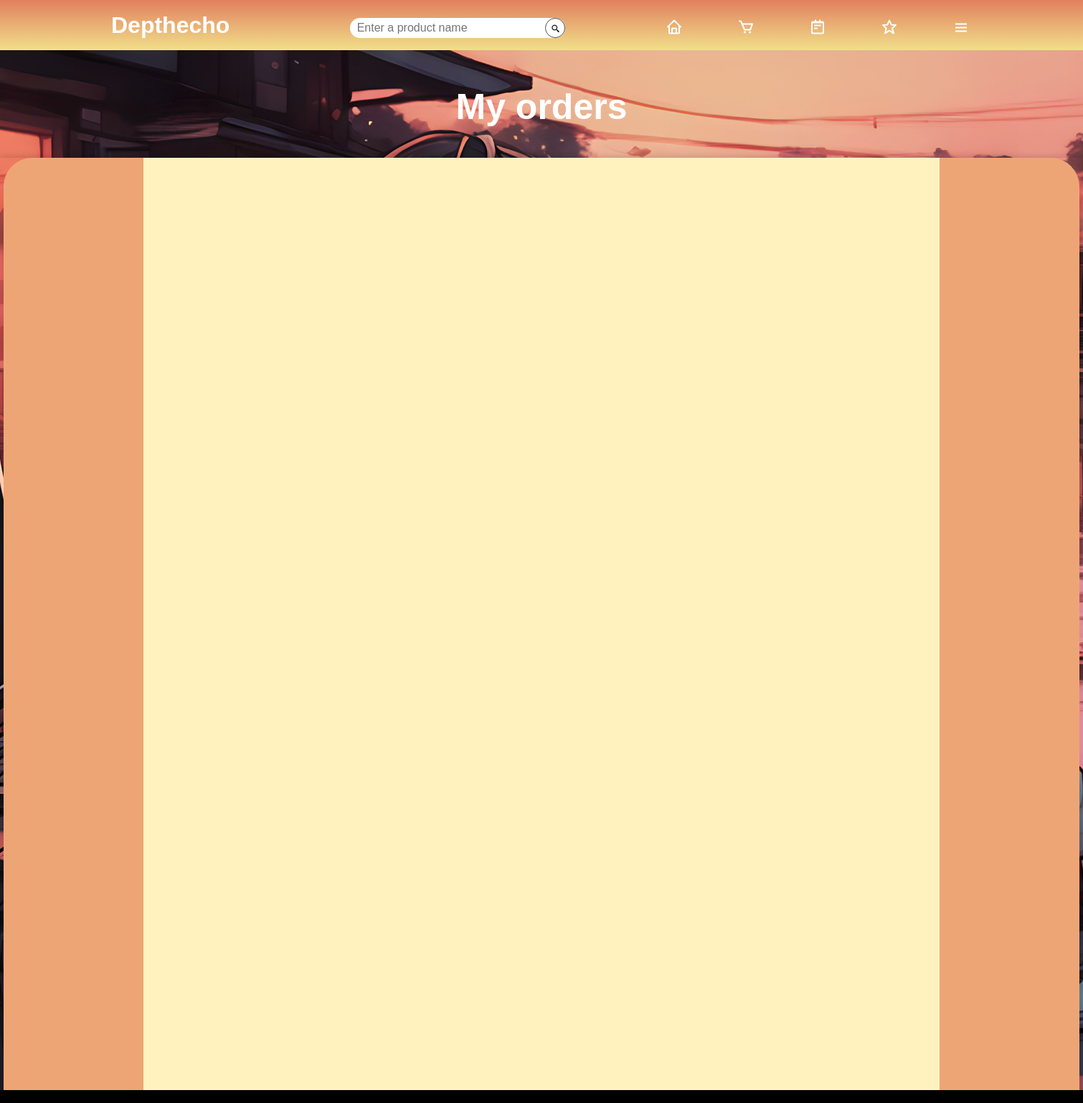
Page /orders/ (signed in) on the earlier database version.
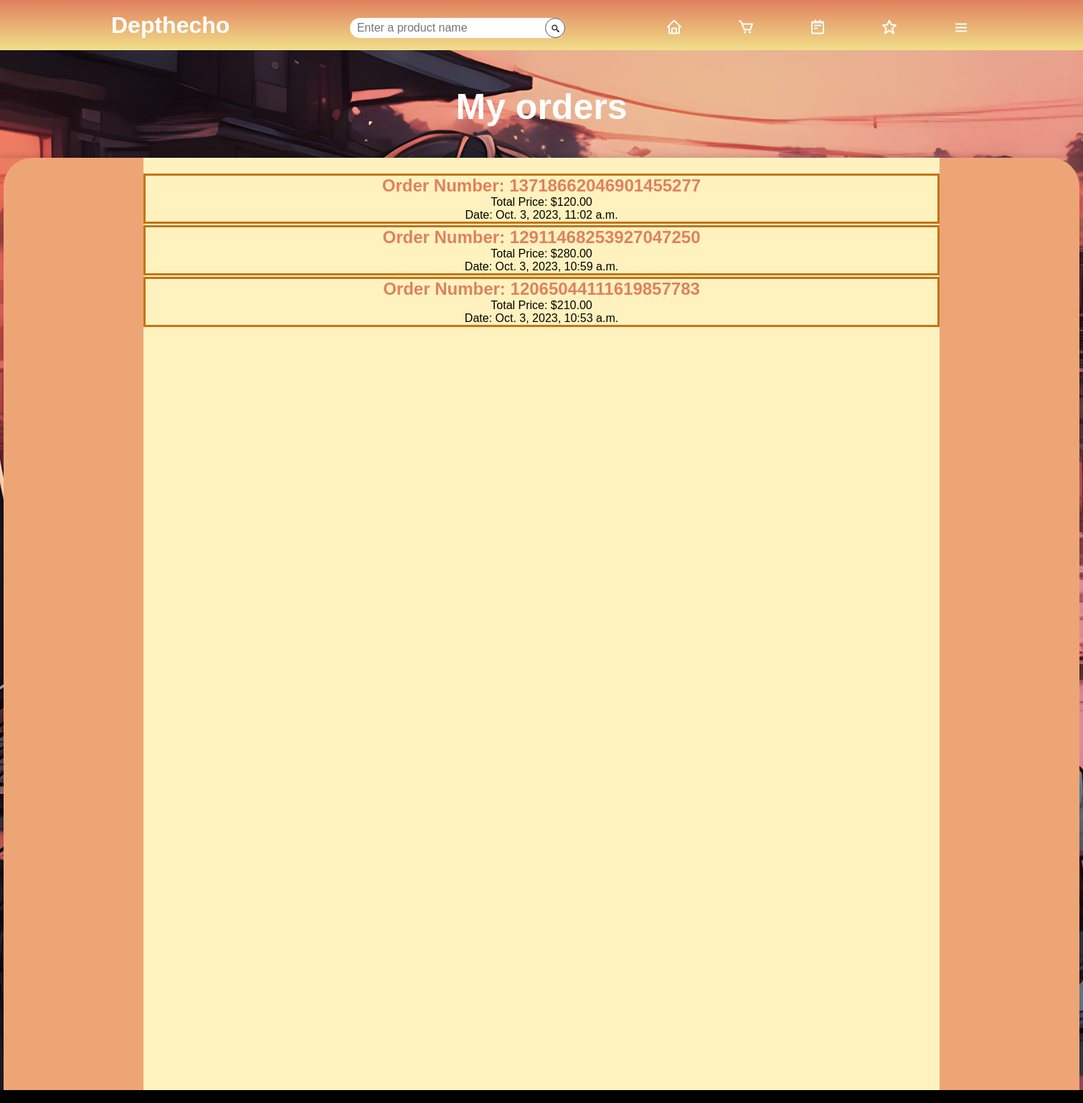
Same page on the later database version.
### orders/models.py (models this page shows, shortened)
class Order(models.Model):
    user = models.ForeignKey(CustomUser, on_delete=models.CASCADE)
    order_number = models.CharField(max_length=100, unique=True, default=generate_order_number)
    total_price = models.DecimalField(max_digits=10, decimal_places=2)
    order_date = models.DateTimeField(auto_now_add=True)
    products = models.ManyToManyField(Product)

### orders/views.py (the view)
# urls.py: path('orders/', views.orders_page, name='orders'),
@login_required(login_url='login-page')
def orders_page(request):
    orders = Order.objects.order_by('-order_date')
    user = request.user
    try:
        profile = UserProfile.objects.get(user=user)
    except UserProfile.DoesNotExist:
        profile = None
    context = {
        'profile': profile,
        'orders': orders,
    }
    return render(request, 'orders/orders_page.html', context)

### orders/templates/orders/orders_page.html (shortened to what this page needs)
{% extends 'mainpage/base.html' %}
{% load static %}
{% load cart_tags %}
{% block content %}
{% include 'mainpage/main_header.html' %}
<div class="orders-page-body">
    <div class="empty-space">
        <h1 class="store-header">
            My orders
        </h1>
    </div>
    <section class="orders-page-main">
        <div class="orders-page-content">
            <div class="orders-page-container{% if orders|length < 9 %} height-1300{% endif %}">
                 <ul>
                {% for order in orders %}
                <li>
                     <h2><a href="{% url 'order-detail' order.id %}">Order Number: {{ order.order_number }}</a></h2>
                    <p>Total Price: ${{ order.total_price }}</p>
                    <p>Date: {{ order.order_date }}</p>
                </li>
                {% endfor %}
            </ul>
            </div>
        </div>
    </section>
</div>
{% endblock %}

Differences in the rows shown:
added Order: order_number "13718662046901455277", total_price "120.00", order_date "Oct. 3, 2023, 11:02 a.m."
added Order: order_number "12911468253927047250", total_price "280.00", order_date "Oct. 3, 2023, 10:59 a.m."
added Order: order_number "12065044111619857783", total_price "210.00", order_date "Oct. 3, 2023, 10:53 a.m."
